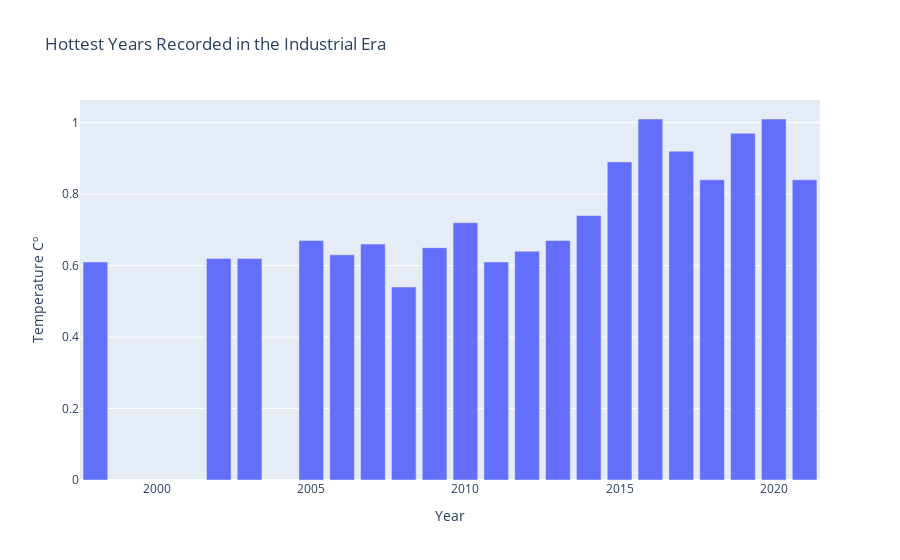

Notebook code cell kept with this figure:
### Code cell
hottest_years = df.loc[df["Temperature Cº"] >= 0.54]
fig4 = px.bar(hottest_years, x = "Year", y = "Temperature Cº", title="Hottest Years Recorded in the Industrial Era")
fig4.show()

### Figure 1 — Plotly figure (JSON) as saved in the notebook; plotly's stock layout.template omitted (floating-point values rounded to 4 significant figures)
{"data": [{"alignmentgroup": "True", "hovertemplate": "Year=%{x}<br>Temperature Cº=%{y}<extra></extra>", "legendgroup": "", "marker": {"color": "#636efa", "pattern": {"shape": ""}}, "name": "", "offsetgroup": "", "orientation": "v", "showlegend": false, "textposition": "auto", "type": "bar", "x": [1998, 2002, 2003, 2005, 2006, 2007, 2008, 2009, 2010, 2011, 2012, 2013, 2014, 2015, 2016, 2017, 2018, 2019, 2020, 2021], "xaxis": "x", "y": [0.61, 0.62, 0.62, 0.67, 0.63, 0.66, 0.54, 0.65, 0.72, 0.61, 0.64, 0.67, 0.74, 0.89, 1.01, 0.92, 0.84, 0.97, 1.01, 0.84], "yaxis": "y"}], "layout": {"barmode": "relative", "legend": {"tracegroupgap": 0}, "title": {"text": "Hottest Years Recorded in the Industrial Era"}, "xaxis": {"anchor": "y", "domain": [0, 1], "title": {"text": "Year"}}, "yaxis": {"anchor": "x", "domain": [0, 1], "title": {"text": "Temperature Cº"}}}}
